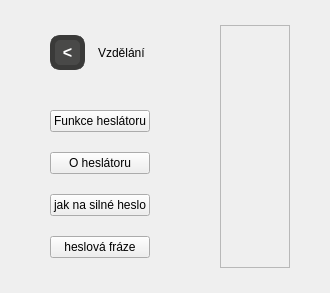
      <widget class="QWidget" name="info">
       <layout class="QGridLayout" name="gridLayout_19">
        <property name="leftMargin">
         <number>0</number>
        </property>
        <property name="topMargin">
         <number>0</number>
        </property>
        <property name="rightMargin">
         <number>0</number>
        </property>
        <property name="bottomMargin">
         <number>0</number>
        </property>
        <property name="spacing">
         <number>0</number>
        </property>
        <item row="0" column="0" colspan="2">
         <widget class="QWidget" name="widget_53" native="true">
          <property name="styleSheet">
           <string notr="true">#widget_53 &gt; #widget_55{
 background-color: #05C1FF;
    border-radius: 16px;
}</string>
          </property>
          <layout class="QGridLayout" name="gridLayout_20" columnstretch="1,3">
           <property name="leftMargin">
            <number>30</number>
           </property>
           <property name="topMargin">
            <number>15</number>
           </property>
           <property name="rightMargin">
            <number>30</number>
           </property>
           <property name="bottomMargin">
            <number>15</number>
           </property>
           <property name="horizontalSpacing">
            <number>40</number>
           </property>
           <property name="verticalSpacing">
            <number>8</number>
           </property>
           <item row="0" column="0">
            <widget class="QWidget" name="widget_54" native="true">
             <property name="styleSheet">
              <string notr="true">#widget_54 &gt; QWidget{
 background-color: #05C1FF;
    border-radius: 16px;
}</string>
             </property>
             <layout class="QVBoxLayout" name="verticalLayout_31" stretch="1,10">
              <property name="spacing">
               <number>20</number>
              </property>
              <property name="leftMargin">
               <number>10</number>
              </property>
              <property name="topMargin">
               <number>10</number>
              </property>
              <property name="rightMargin">
               <number>10</number>
              </property>
              <property name="bottomMargin">
               <number>10</number>
              </property>
              <item>
               <widget class="QWidget" name="widget_56" native="true">
                <layout class="QHBoxLayout" name="horizontalLayout_21" stretch="1,10">
                 <property name="spacing">
                  <number>10</number>
                 </property>
                 <property name="leftMargin">
                  <number>10</number>
                 </property>
                 <property name="topMargin">
                  <number>10</number>
                 </property>
                 <property name="rightMargin">
                  <number>10</number>
                 </property>
                 <property name="bottomMargin">
                  <number>10</number>
                 </property>
                 <item>
                  <widget class="QPushButton" name="info_button_menu">
                   <property name="minimumSize">
                    <size>
                     <width>35</width>
                     <height>35</height>
                    </size>
                   </property>
                   <property name="styleSheet">
                    <string notr="true">QPushButton{
background-color:#494948;
color:white;
font-size: 16px;
font-weight:800;
border: 5px solid  #3a3a39;
border-radius: 10px;

}
QPushButton:hover{
font-weight:1600;
background-color:#3a3a39;


}

QPushButton:pressed {
font-weight:400;
background-color:#2c2c2b;


}</string>
                   </property>
                   <property name="text">
                    <string>&lt;</string>
                   </property>
                  </widget>
                 </item>
                 <item alignment="Qt::AlignmentFlag::AlignHCenter">
                  <widget class="QLabel" name="label_6">
                   <property name="styleSheet">
                    <string notr="true">QLabel{
color:black	;
	
	font: 500 18pt &quot;Verdana&quot;;
}</string>
                   </property>
                   <property name="text">
                    <string>Vzdělání</string>
                   </property>
                  </widget>
                 </item>
                </layout>
               </widget>
              </item>
              <item>
               <widget class="QWidget" name="widget_57" native="true">
                <layout class="QVBoxLayout" name="verticalLayout_37">
                 <property name="spacing">
                  <number>20</number>
                 </property>
                 <property name="leftMargin">
                  <number>10</number>
                 </property>
                 <property name="topMargin">
                  <number>10</number>
                 </property>
                 <property name="rightMargin">
                  <number>10</number>
                 </property>
                 <property name="bottomMargin">
                  <number>10</number>
                 </property>
                 <item>
                  <widget class="QPushButton" name="pushButton_3">
                   <property name="text">
                    <string>Funkce heslátoru</string>
                   </property>
                  </widget>
                 </item>
                 <item>
                  <widget class="QPushButton" name="pushButton_4">
                   <property name="text">
                    <string>O heslátoru</string>
                   </property>
                  </widget>
                 </item>
                 <item>
                  <widget class="QPushButton" name="pushButton_5">
                   <property name="text">
                    <string>jak na silné heslo</string>
                   </property>
                  </widget>
                 </item>
                 <item>
                  <widget class="QPushButton" name="pushButton_6">
                   <property name="text">
                    <string>heslová fráze</string>
                   </property>
                  </widget>
                 </item>
                </layout>
               </widget>
              </item>
             </layout>
            </widget>
           </item>
           <item row="0" column="1">
            <widget class="QWidget" name="widget_55" native="true">
             <layout class="QGridLayout" name="gridLayout_21">
              <property name="leftMargin">
               <number>10</number>
              </property>
              <property name="topMargin">
               <number>10</number>
              </property>
              <property name="rightMargin">
               <number>10</number>
              </property>
              <property name="bottomMargin">
               <number>10</number>
              </property>
              <property name="horizontalSpacing">
               <number>10</number>
              </property>
              <item row="0" column="0">
               <widget class="QScrollArea" name="scrollArea_3">
                <property name="widgetResizable">
                 <bool>true</bool>
                </property>
                <widget class="QWidget" name="scrollAreaWidgetContents_2">
                 <property name="geometry">
                  <rect>
                   <x>0</x>
                   <y>0</y>
                   <width>96</width>
                   <height>26</height>
                  </rect>
                 </property>
                </widget>
               </widget>
              </item>
             </layout>
            </widget>
           </item>
          </layout>
         </widget>
        </item>
       </layout>
      </widget>
